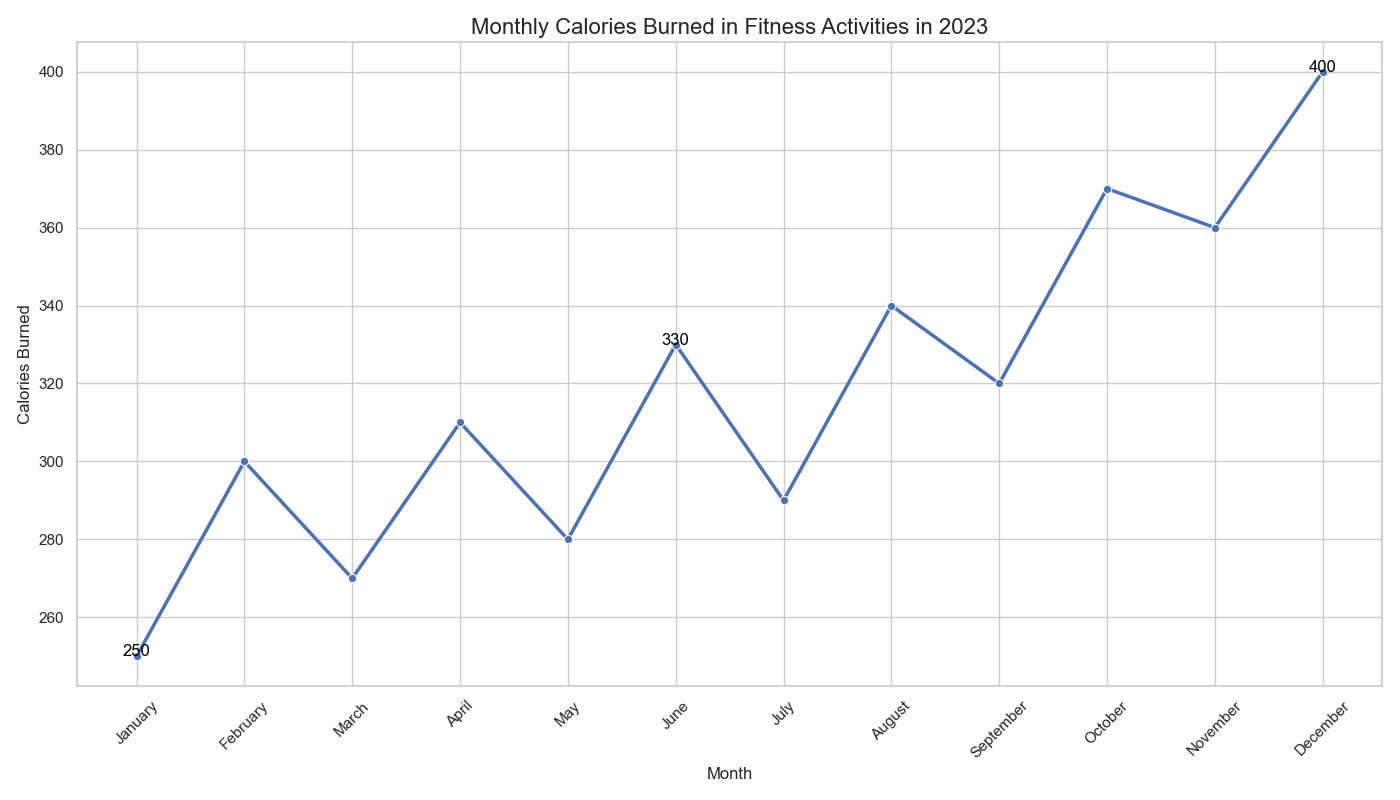

This figure's Python source:

import pandas as pd
import seaborn as sns
import matplotlib.pyplot as plt

data = {
    'Month': ['January', 'February', 'March', 'April', 'May', 'June', 'July', 'August', 'September', 'October', 'November', 'December'],
    'Calories_Burned': [250, 300, 270, 310, 280, 330, 290, 340, 320, 370, 360, 400]
}

df = pd.DataFrame(data)
df['Month'] = pd.Categorical(df['Month'], categories=data['Month'], ordered=True)

colors = ["#1f77b4", "#ff7f0e", "#2ca02c", "#d62728", "#9467bd", "#8c564b", "#e377c2", "#7f7f7f", "#bcbd22", "#17becf", "#1f77b4", "#ff7f0e"]

plt.figure(figsize=(14, 8))

sns.lineplot(data=df, x='Month', y='Calories_Burned', palette=colors, marker='o', linewidth=2.5)

plt.text(0, df['Calories_Burned'][0], f"{df['Calories_Burned'][0]}", color='black', ha="center")
plt.text(5, df['Calories_Burned'][5], f"{df['Calories_Burned'][5]}", color='black', ha="center")
plt.text(11, df['Calories_Burned'][11], f"{df['Calories_Burned'][11]}", color='black', ha="center")

plt.title('Monthly Calories Burned in Fitness Activities in 2023', fontsize=16)
plt.xlabel('Month', fontsize=12)
plt.ylabel('Calories Burned', fontsize=12)
plt.xticks(rotation=45)
plt.tight_layout()

plt.show()
